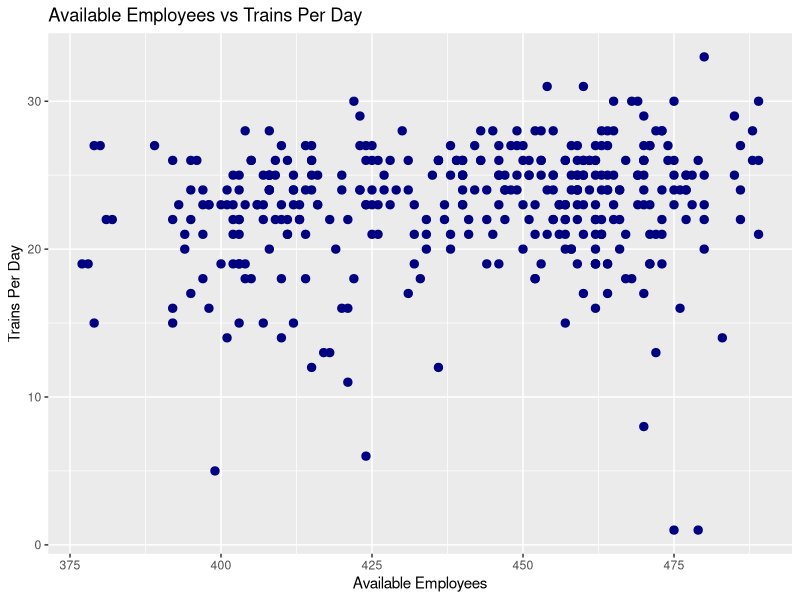
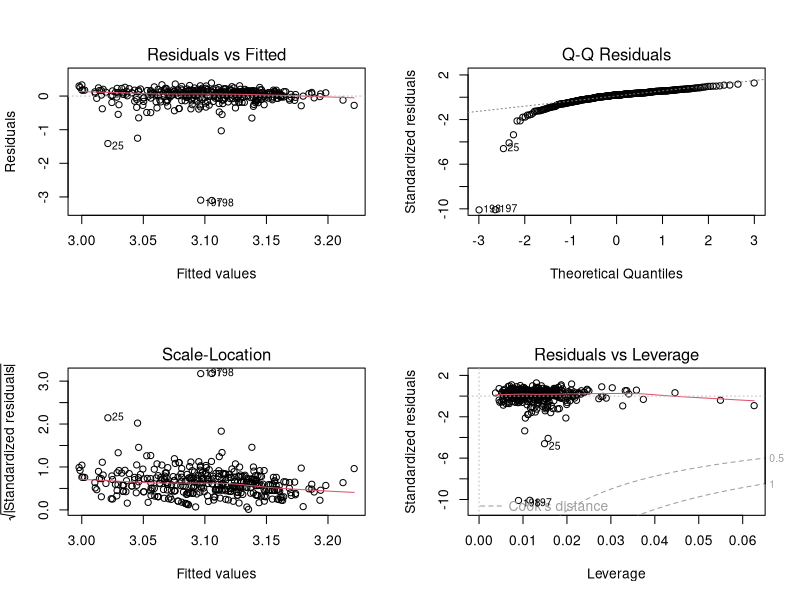

These figures' R source, in order:
#load directory
 path <- "C:/Users/jherynk/OneDrive - Washington Corporations/jh_RScripts/Employee Projection"

 setwd(path)

#load data
 empCounts <- read.csv("Availability.csv")

 
 #check dimesions ( number of row & columns) in data set
 dim(empCounts)

 
 #check the variables and their types in train
 str(empCounts)
 
 #check for missing values
 table(is.na(empCounts))
 #explore missing data
 colSums(is.na(empCounts))
 
 #show more detail
 summary(empCounts)
 
 #visualize bivariate
 #installed.packages("ggplot2")
 library("ggplot2")
 ggplot(empCounts, aes(x= Available, y = Trains.per.day)) + geom_point(size = 2.5, color="navy") + xlab("Available Employees") + ylab("Trains Per Day") + ggtitle("Available Employees vs Trains Per Day")
 ##ggplot(empCounts, aes(Non.Active, Trains.per.day)) + geom_bar(stat = "identity", color = "purple") +theme(axis.text.x = element_text(angle = 70, vjust = 0.5, color = "black"))  + ggtitle("Non Active vs Trains Per Day") + theme_bw()
 lm(empCounts$Available ~ empCounts$Trains.per.day)
 #Residual values are the difference between actual and predicted outcome values. Fitted values are the predicted values. If you see carefully, you'll discover it as a funnel shape graph (from right to left ). The shape of this graph suggests that our model is suffering from heteroskedasticity (unequal variance in error terms). Had there been constant variance, there would be no pattern visible in this graph.
 
 #A common practice to tackle heteroskedasticity is by taking the log of response variable. Let's do it and check if we can get further improvement.
 
 
 linear_model <- lm(log(Trains.per.day) ~ ., data = empCounts)
 summary(linear_model)
 par(mfrow=c(2,2))
 plot(linear_model)
 
 cor(empCounts)

